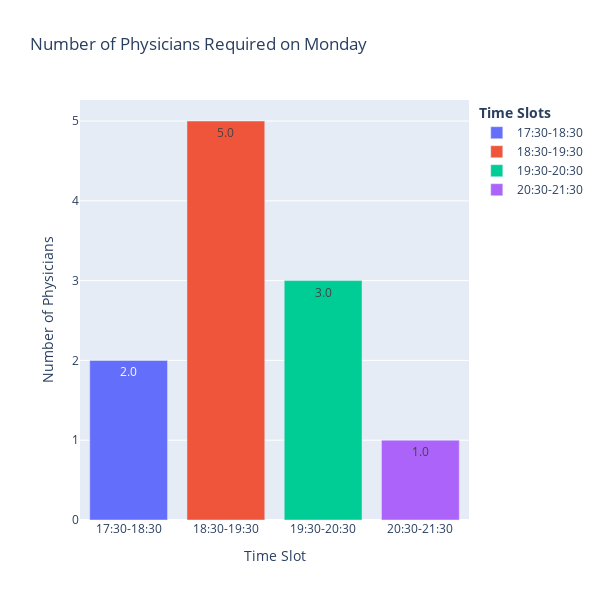
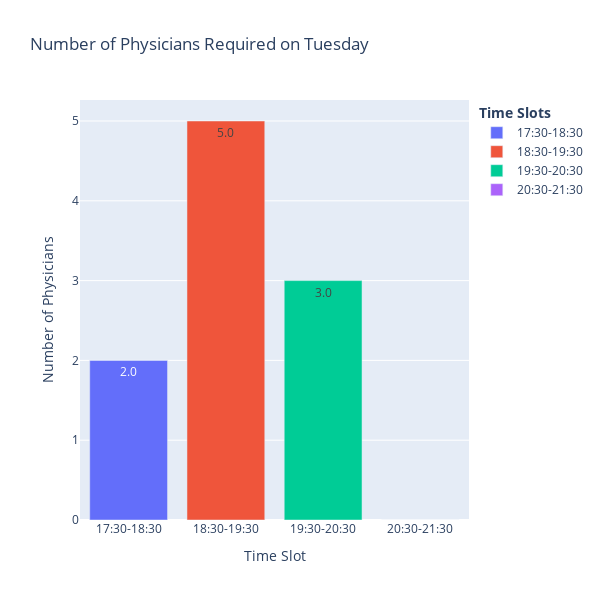
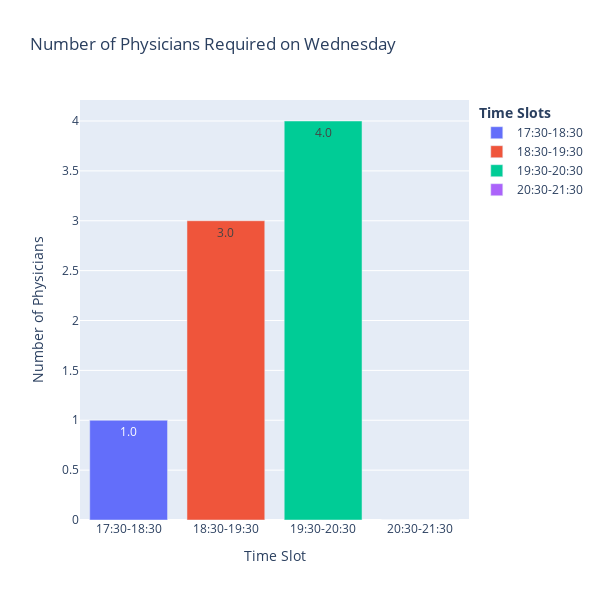
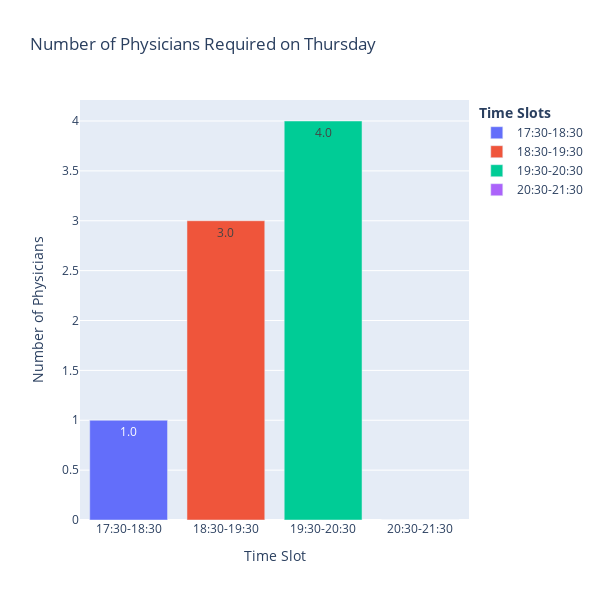

Here is the notebook cell these charts were saved with, in order:
### Markdown cell above
This can be further analysed and concluded based on our initial assumption that per hour a physcian can see upto 4 patients.

Hence we can deduce number of physicians required for each slot.

### Code cell
time_slots = ['17:30-18:30', '18:30-19:30', '19:30-20:30', '20:30-21:30']
for slot in time_slots:
    max_appointments_by_day[slot] = np.ceil(max_appointments_by_day[slot] / 4)

# Sort the index to start the week at Monday
sorted_days = ['Monday', 'Tuesday', 'Wednesday', 'Thursday', 'Friday', 'Saturday', 'Sunday']
max_appointments_by_day = max_appointments_by_day.loc[sorted_days]

# Generate a bar plot for each weekday
for day in sorted_days:
    fig = go.Figure()
    for slot in time_slots:
        fig.add_trace(go.Bar(
            x=[slot],
            y=[max_appointments_by_day.loc[day, slot]],
            name=slot,
            text=[max_appointments_by_day.loc[day, slot]],
            textposition='auto'
        ))
    fig.update_layout(
        title=f'Number of Physicians Required on {day}',
        xaxis_title='Time Slot',
        yaxis_title='Number of Physicians',
        yaxis=dict(type='linear'),
        legend_title='<b>Time Slots</b>',width=600,  # Set the width of the figure
        height=600
    )
    fig.show()

### Figure 1 — Plotly figure (JSON) as saved in the notebook; plotly's stock layout.template omitted (floating-point values rounded to 4 significant figures)
{"data": [{"name": "17:30-18:30", "text": ["2.0"], "textposition": "auto", "type": "bar", "x": ["17:30-18:30"], "y": [2]}, {"name": "18:30-19:30", "text": ["5.0"], "textposition": "auto", "type": "bar", "x": ["18:30-19:30"], "y": [5]}, {"name": "19:30-20:30", "text": ["3.0"], "textposition": "auto", "type": "bar", "x": ["19:30-20:30"], "y": [3]}, {"name": "20:30-21:30", "text": ["1.0"], "textposition": "auto", "type": "bar", "x": ["20:30-21:30"], "y": [1]}], "layout": {"height": 600, "legend": {"title": {"text": "<b>Time Slots</b>"}}, "title": {"text": "Number of Physicians Required on Monday"}, "width": 600, "xaxis": {"title": {"text": "Time Slot"}}, "yaxis": {"title": {"text": "Number of Physicians"}, "type": "linear"}}}

### Figure 2 — Plotly figure (JSON) as saved in the notebook; plotly's stock layout.template omitted (floating-point values rounded to 4 significant figures)
{"data": [{"name": "17:30-18:30", "text": ["2.0"], "textposition": "auto", "type": "bar", "x": ["17:30-18:30"], "y": [2]}, {"name": "18:30-19:30", "text": ["5.0"], "textposition": "auto", "type": "bar", "x": ["18:30-19:30"], "y": [5]}, {"name": "19:30-20:30", "text": ["3.0"], "textposition": "auto", "type": "bar", "x": ["19:30-20:30"], "y": [3]}, {"name": "20:30-21:30", "text": ["0.0"], "textposition": "auto", "type": "bar", "x": ["20:30-21:30"], "y": [0]}], "layout": {"height": 600, "legend": {"title": {"text": "<b>Time Slots</b>"}}, "title": {"text": "Number of Physicians Required on Tuesday"}, "width": 600, "xaxis": {"title": {"text": "Time Slot"}}, "yaxis": {"title": {"text": "Number of Physicians"}, "type": "linear"}}}

### Figure 3 — Plotly figure (JSON) as saved in the notebook; plotly's stock layout.template omitted (floating-point values rounded to 4 significant figures)
{"data": [{"name": "17:30-18:30", "text": ["1.0"], "textposition": "auto", "type": "bar", "x": ["17:30-18:30"], "y": [1]}, {"name": "18:30-19:30", "text": ["3.0"], "textposition": "auto", "type": "bar", "x": ["18:30-19:30"], "y": [3]}, {"name": "19:30-20:30", "text": ["4.0"], "textposition": "auto", "type": "bar", "x": ["19:30-20:30"], "y": [4]}, {"name": "20:30-21:30", "text": ["0.0"], "textposition": "auto", "type": "bar", "x": ["20:30-21:30"], "y": [0]}], "layout": {"height": 600, "legend": {"title": {"text": "<b>Time Slots</b>"}}, "title": {"text": "Number of Physicians Required on Wednesday"}, "width": 600, "xaxis": {"title": {"text": "Time Slot"}}, "yaxis": {"title": {"text": "Number of Physicians"}, "type": "linear"}}}

### Figure 4 — Plotly figure (JSON) as saved in the notebook; plotly's stock layout.template omitted (floating-point values rounded to 4 significant figures)
{"data": [{"name": "17:30-18:30", "text": ["1.0"], "textposition": "auto", "type": "bar", "x": ["17:30-18:30"], "y": [1]}, {"name": "18:30-19:30", "text": ["3.0"], "textposition": "auto", "type": "bar", "x": ["18:30-19:30"], "y": [3]}, {"name": "19:30-20:30", "text": ["4.0"], "textposition": "auto", "type": "bar", "x": ["19:30-20:30"], "y": [4]}, {"name": "20:30-21:30", "text": ["0.0"], "textposition": "auto", "type": "bar", "x": ["20:30-21:30"], "y": [0]}], "layout": {"height": 600, "legend": {"title": {"text": "<b>Time Slots</b>"}}, "title": {"text": "Number of Physicians Required on Thursday"}, "width": 600, "xaxis": {"title": {"text": "Time Slot"}}, "yaxis": {"title": {"text": "Number of Physicians"}, "type": "linear"}}}
